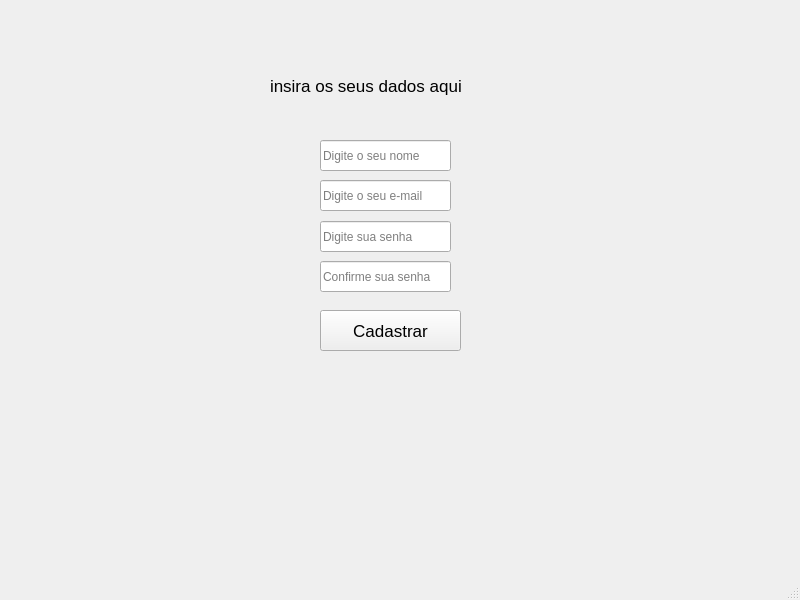
<?xml version="1.0" encoding="UTF-8"?>
<ui version="4.0">
 <class>MainWindow</class>
 <widget class="QMainWindow" name="MainWindow">
  <property name="geometry">
   <rect>
    <x>0</x>
    <y>0</y>
    <width>800</width>
    <height>600</height>
   </rect>
  </property>
  <property name="windowTitle">
   <string>MainWindow</string>
  </property>
  <widget class="QWidget" name="centralwidget">
   <widget class="QPushButton" name="pushButton">
    <property name="geometry">
     <rect>
      <x>320</x>
      <y>310</y>
      <width>141</width>
      <height>41</height>
     </rect>
    </property>
    <property name="font">
     <font>
      <pointsize>13</pointsize>
     </font>
    </property>
    <property name="text">
     <string>Cadastrar</string>
    </property>
   </widget>
   <widget class="QLabel" name="label">
    <property name="geometry">
     <rect>
      <x>270</x>
      <y>60</y>
      <width>281</width>
      <height>51</height>
     </rect>
    </property>
    <property name="font">
     <font>
      <pointsize>13</pointsize>
     </font>
    </property>
    <property name="text">
     <string>insira os seus dados aqui</string>
    </property>
   </widget>
   <widget class="QLineEdit" name="lineEdit">
    <property name="geometry">
     <rect>
      <x>320</x>
      <y>140</y>
      <width>131</width>
      <height>31</height>
     </rect>
    </property>
    <property name="placeholderText">
     <string>Digite o seu nome</string>
    </property>
   </widget>
   <widget class="QLineEdit" name="lineEdit_2">
    <property name="geometry">
     <rect>
      <x>320</x>
      <y>180</y>
      <width>131</width>
      <height>31</height>
     </rect>
    </property>
    <property name="text">
     <string/>
    </property>
    <property name="placeholderText">
     <string>Digite o seu e-mail</string>
    </property>
   </widget>
   <widget class="QLineEdit" name="lineEdit_3">
    <property name="geometry">
     <rect>
      <x>320</x>
      <y>221</y>
      <width>131</width>
      <height>31</height>
     </rect>
    </property>
    <property name="placeholderText">
     <string>Digite sua senha</string>
    </property>
   </widget>
   <widget class="QLineEdit" name="lineEdit_4">
    <property name="geometry">
     <rect>
      <x>320</x>
      <y>261</y>
      <width>131</width>
      <height>31</height>
     </rect>
    </property>
    <property name="placeholderText">
     <string>Confirme sua senha</string>
    </property>
   </widget>
  </widget>
  <widget class="QMenuBar" name="menubar">
   <property name="geometry">
    <rect>
     <x>0</x>
     <y>0</y>
     <width>800</width>
     <height>26</height>
    </rect>
   </property>
  </widget>
  <widget class="QStatusBar" name="statusbar"/>
 </widget>
 <resources/>
 <connections/>
</ui>
